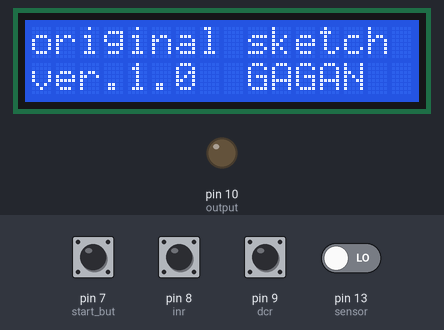
Bench run of a sketch on a simulated Arduino Uno, built with avr-gcc and run on an emulated ATmega328P. On the bench: 16×2 character LCD, output pins drawn as LEDs (lit = HIGH). The inputs (shaded band) are chosen by the test bench; at power-on: pin 7 (start_but), pin 8 (inr), pin 9 (dcr) HIGH, pin 13 (sensor) LOW. EEPROM starts erased.

Above: at 3.1 s.
At 7.2 s:
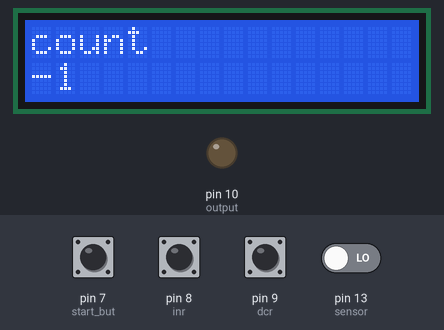
7.3 s: pin 7 (start_but) pulled LOW for 1 s
9.8 s: pin 8 (inr) pulled LOW for 0.15 s
At 10.8 s:
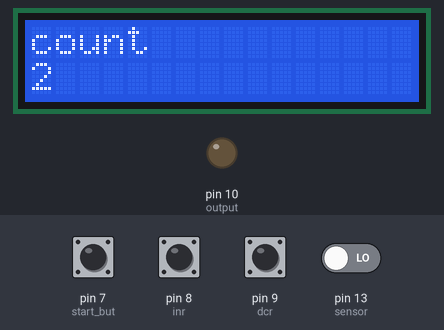
11.4 s: pin 7 (start_but) pulled LOW for 0.15 s
At 11.61 s:
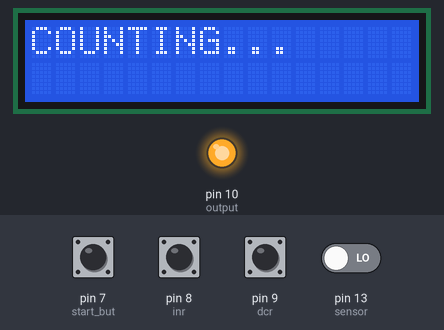
13.2 s: pin 8 (inr) pulled LOW for 1 s
At 15.6 s:
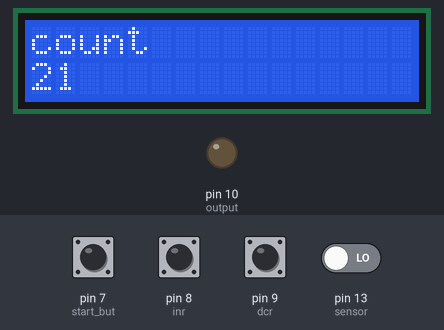
Timing chart, 0 to 16.7 s (numbered marks = the images above; inputs shaded):
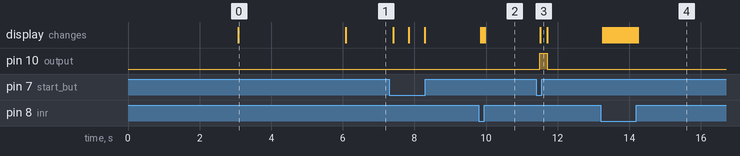

The sketch:

rotation_counter_final.ino
```cpp
#include <LiquidCrystal.h>
#include <EEPROM.h>

#define sensor 13
// when ever the sensor goes high the program counts
// sensor is the pin where hall effect sensor is to be connected
// start_but is the pin from start button connect the other terminal of the start button to ground
// inr is the pin for increasing button connect second terminal to ground
// dcr is the pin for decreasing button connect second terminal to ground

int count = 0, start_but = 7, inr = 8, dcr = 9, output = 10;

const int rs = 12, en = 11, d4 = 5, d5 = 4, d6 = 3, d7 = 2;
LiquidCrystal lcd(rs, en, d4, d5, d6, d7);

void setup() {
  Serial.begin(38400);
  lcd.begin(16, 2);
  lcd.clear();
  lcd.setCursor(0, 0);
  lcd.print("COUNTING MACHINE");
  delay(3000);
  lcd.clear();
  lcd.setCursor(0, 0);
  lcd.print("original sketch");
  lcd.setCursor(0, 1);
  lcd.print("ver.1.0  GAGAN ");
  delay(3000);

  byte two = EEPROM.read(201);
  byte one = EEPROM.read(202);
  count = ((two << 0) & 0xFF) + ((one << 8) & 0xFFFF);

  pinMode(start_but, INPUT_PULLUP);
  pinMode(inr, INPUT_PULLUP);
  pinMode(dcr, INPUT_PULLUP);
  pinMode(sensor, INPUT);
  pinMode(output, OUTPUT);
  digitalWrite(output, LOW);
  lcd.clear();
}

void loop() {

  int i = 0;
  lcd.setCursor(0, 0);
  lcd.print("count");
  lcd.setCursor(0, 1);
  lcd.print(count);
  if (digitalRead(inr) == LOW && count < 1050) {
    delay(50);
    count++;
    lcd.clear();
    lcd.setCursor(0, 0);
  lcd.print("count");
  lcd.setCursor(0, 1);
  lcd.print(count);
  }

  if (digitalRead(dcr) == LOW && count > 0) {
    delay(50);
    count--;
    lcd.clear();
    lcd.setCursor(0, 0);
  lcd.print("count");
  lcd.setCursor(0, 1);
  lcd.print(count);
  }

  if (digitalRead(start_but) == LOW) {
    delay(100);
    digitalWrite(output, HIGH);
    byte two = (count & 0xFF);
    byte one = ((count >> 8) & 0xFF);
    EEPROM.write(201, two);
    EEPROM.write(202, one);
    lcd.clear();
    while (count > i) {
      lcd.setCursor(0, 0);
      lcd.print("COUNTING...");
      if (digitalRead(sensor) == LOW) {
        i++;
        delay(100);
      }
    }
    lcd.clear();
  }
  digitalWrite(output, LOW);
}
```

Measured:
- after the input at 9.8 s, the display: first changes after 0.05 s (image 2 shows a later state)
- after the input at 11.4 s, pin 10 (output): LOW → HIGH after 0.10 s, → LOW 0.21 s later; the display: changes after 0.11 s (image 3)
- after the input at 13.2 s, the display: first changes after 0.05 s (image 4 shows a later state)
- what the display in image 0 shows lasts 3.0 s, from 3.1 s to 6.1 s
